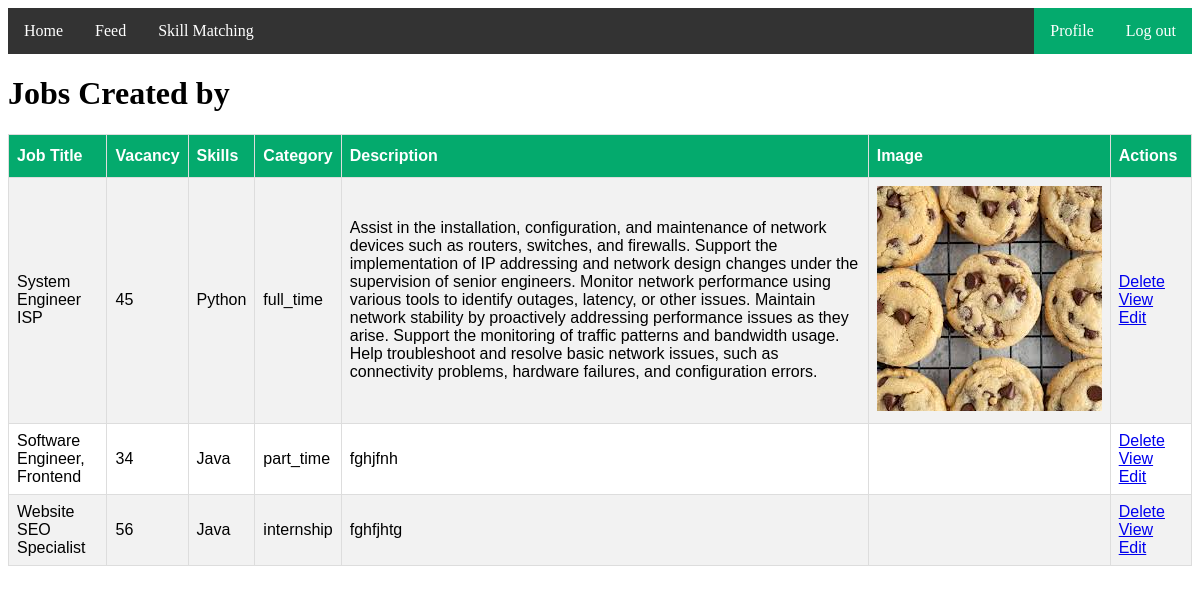
Page /createdJobPage/ on the committed database.
### myApp/models.py (models this page shows, shortened)
class JobModel(models.Model):
    JOB_TYPE_CHOICES=[
        ('full_time', 'Full Time'),
        ('part_time', 'Part Time'),
        ('contract', 'Contract'),
        ('internship', 'Internship'),
        ('temporary', 'Temporary'),
    ]
    user=models.ForeignKey(customUser,null=True,blank=True,on_delete=models.CASCADE)
    job_title = models.CharField(max_length=200, null=True, blank=True)
    vacancy = models.PositiveIntegerField( null=True, blank=True)
    skills = models. CharField(max_length=100,null=True, blank=True )
    category = models.CharField(max_length=50, choices=JOB_TYPE_CHOICES, null=True, blank=True)
    description = models.TextField(null=True, blank=True)
    job_Pic=models.ImageField(upload_to='Media/job_Pic',null=True)

### myProject/views.py (the view)
# urls.py: path("createdJobPage/", createdJobPage, name="createdJobPage"),
def createdJobPage(request):
    current_user=request.user
    jobs=JobModel.objects.filter()
    context= {
        'jobs': jobs
    }
    return render(request,"createdJobPage.html",context)

### Template/createdJobPage.html (shortened to what this page needs)
{% extends 'base.html' %}
{% block body %}
<!DOCTYPE html>
<html>
<head>
</head>
<body>
<h1>Jobs Created by  {{request.user.username}}</h1>
<table id="customers">
  <tr>
    <th>Job Title</th>
    <th>Vacancy</th>
    <th>Skills</th>
    <th>Category</th>
    <th>Description</th>
    <th>Image</th>
    <th>Actions</th>
  </tr>
  {% for i in jobs %}
  <tr>
    <td>{{i.job_title}}</td>
    <td>{{i.vacancy}}</td>
    <td>{{i.skills}}</td>
    <td>{{i.category}}</td>
    <td>{{i.description}}</td>
    <td>
        <img src="/{{i.job_Pic}}" alt="">
    </td>
    <td>
        <a href="{% url 'deleteJob' i.id %}">Delete</a>
        <a href="{% url 'viewJOb' i.id %}">View</a>
        <a href="{% url 'editJob' i.id %}">Edit</a>
    </td>
  </tr>
  {% endfor %}
</table>
</body>
</html>
{% endblock body %}

### Template/createdJobPage.html (style rules this page uses)
#customers { font-family: Arial, Helvetica, sans-serif; border-collapse: collapse; width: 100%; }
#customers td, #customers th { border: 1px solid #ddd; padding: 8px; }
#customers tr:nth-child(even) { background-color: #f2f2f2; }
#customers th { padding-top: 12px; padding-bottom: 12px; text-align: left; background-color: #04AA6D; color: white; }

### rows in the picture
JobModel: job_title "System Engineer ISP", vacancy "45", skills "Python", category "full_time", description "Assist in the installation, configuration, and maintenance of network devices such as routers, switches, and firewalls. Support the implementation of IP addressing and network design changes under the supervision of senior engineers. Monitor network performance using various tools to identify outages, latency, or other issues. Maintain network stability by proactively addressing performance issues as they arise. Support the monitoring of traffic patterns and bandwidth usage. Help troubleshoot and resolve basic network issues, such as connectivity problems, hardware failures, and configuration errors.", job_Pic (picture)
JobModel: job_title "Software Engineer, Frontend", vacancy "34", skills "Java", category "part_time", description "fghjfnh"
JobModel: job_title "Website SEO Specialist", vacancy "56", skills "Java", category "internship", description "fghfjhtg"
